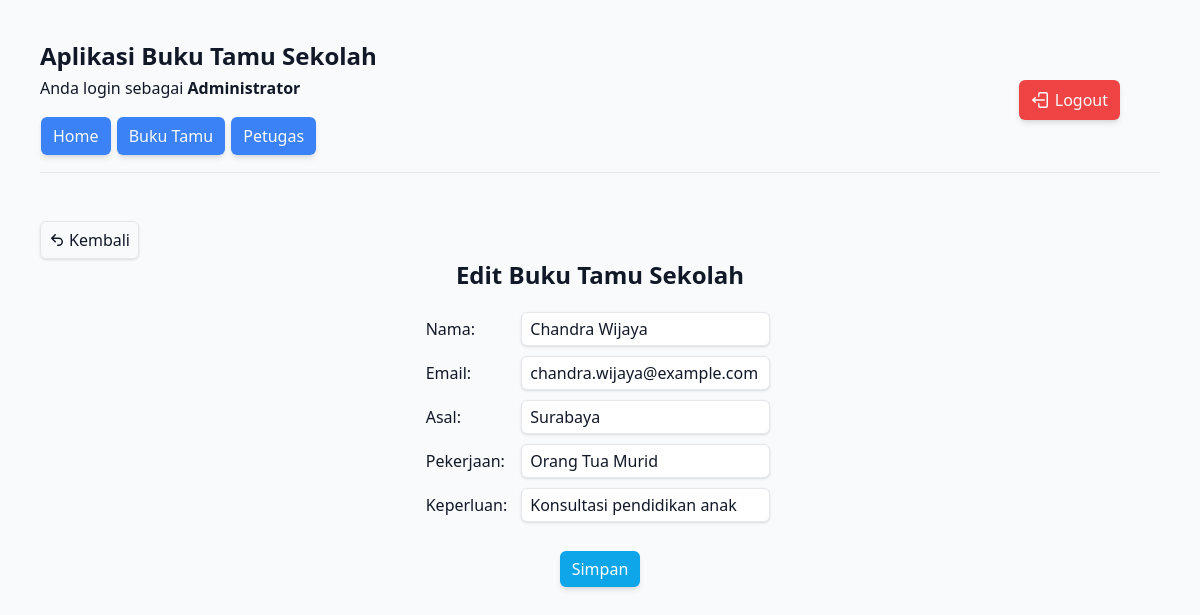
The app's page /src/views/admin.php?url=edit-buku-tamu&id_tamu=64 (signed in) with its own data.
### tables this page shows
CREATE TABLE `tamu` (
  `id_tamu` int(11) NOT NULL,
  `nama` varchar(32) NOT NULL,
  `email` varchar(32) NOT NULL,
  `asal` varchar(32) NOT NULL,
  `pekerjaan` varchar(32) NOT NULL,
  `keperluan` varchar(48) NOT NULL,
  `waktu_buku_tamu` timestamp NOT NULL DEFAULT current_timestamp() ON UPDATE current_timestamp()
);

### src/views/layouts/edit-buku-tamu.php (the view, shortened to what this page needs)
<?php
include '../../inc/conn.php';
$id_tamu = $_GET['id_tamu'];
$query = "SELECT * FROM tamu WHERE id_tamu='$id_tamu'";
$result = mysqli_query($conn, $query);
$data = mysqli_fetch_array($result);
?>
<br />
<br />
<a class="inline-flex items-center gap-1 py-1.5 px-2 rounded-md shadow hover:shadow-md border duration-300" href="?url=buku-tamu">
    Kembali
</a>
<div class="flex items-center flex-col">
    <h3 class="font-bold text-2xl mb-4">Edit Buku Tamu Sekolah</h3>
    <form class="text-center" action="../processes/bukuTamuCrud.php?action=edit&id_tamu=<?= $id_tamu ?>" method="post">
        <table class="flex justify-center text-start">
            <tr>
                <td><label for="nama">Nama:</label></td>
                <td><input value="<?= $data['nama'] ?>" class="m-1 ml-3 p-1 px-2 border rounded-md shadow" type="text" name="nama" id="nama" required></td>
            </tr>
            <tr>
                <td><label for="email">Email:</label></td>
                <td><input value="<?= $data['email'] ?>" class="m-1 ml-3 p-1 px-2 border rounded-md shadow" type="text" name="email" id="email" required></td>
            </tr>
            <tr>
                <td><label for="asal">Asal:</label></td>
                <td><input value="<?= $data['asal'] ?>" class="m-1 ml-3 p-1 px-2 border rounded-md shadow" type="text" name="asal" id="asal" required></td>
            </tr>
            <tr>
                <td><label for="pekerjaan">Pekerjaan:</label></td>
                <td><input value="<?= $data['pekerjaan'] ?>" class="m-1 ml-3 p-1 px-2 border rounded-md shadow" type="text" name="pekerjaan" id="pekerjaan" required></td>
            </tr>
            <tr>
                <td><label for="keperluan">Keperluan:</label></td>
                <td><input value="<?= $data['keperluan'] ?>" class="m-1 ml-3 p-1 px-2 border rounded-md shadow" type="text" name="keperluan" id="keperluan" required></td>
            </tr>
        </table>
        <button type="submit" class="mt-6 py-1.5 px-3 rounded-md shadow-md hover:shadow-lg text-white bg-sky-500 hover:bg-sky-600 duration-300">Simpan</button>
    </form>
</div>

### public/css/style.css (style rules this page uses)
*,:after,:before { box-sizing:border-box;border:0 solid #e5e7eb }
:after,:before { --tw-content:"" }
:host,html { line-height:1.5;-webkit-text-size-adjust:100%;-moz-tab-size:4;-o-tab-size:4;tab-size:4;font-family:ui-sans-serif,system-ui,sans-serif,Apple Color Emoji,Segoe UI Emoji,Segoe UI Symbol,Noto Color Emoji;font-feature-settings:normal;font-variation-settings:normal;-webkit-tap-highlight-color:transparent }
body { margin:0;line-height:inherit }
h1,h2,h3,h4,h5,h6 { font-size:inherit;font-weight:inherit }
a { color:inherit;text-decoration:inherit }
table { text-indent:0;border-color:inherit;border-collapse:collapse }
button,input,optgroup,select,textarea { font-family:inherit;font-feature-settings:inherit;font-variation-settings:inherit;font-size:100%;font-weight:inherit;line-height:inherit;letter-spacing:inherit;color:inherit;margin:0;padding:0 }
button,select { text-transform:none }
button,input:where([type=button]),input:where([type=reset]),input:where([type=submit]) { -webkit-appearance:button;background-color:initial;background-image:none }
blockquote,dd,dl,figure,h1,h2,h3,h4,h5,h6,hr,p,pre { margin:0 }
input::placeholder,textarea::placeholder { opacity:1;color:#9ca3af }
[role=button],button { cursor:pointer }
audio,canvas,embed,iframe,img,object,svg,video { display:block;vertical-align:middle }
*,::backdrop,:after,:before { --tw-border-spacing-x:0;--tw-border-spacing-y:0;--tw-translate-x:0;--tw-translate-y:0;--tw-rotate:0;--tw-skew-x:0;--tw-skew-y:0;--tw-scale-x:1;--tw-scale-y:1;--tw-pan-x: ;--tw-pan-y: ;--tw-pinch-zoom: ;--tw-scroll-snap-strictness:proximity;--tw-gradient-from-position: ;--tw-gradient-via-position: ;--tw-gradient-to-position: ;--tw-ordinal: ;--tw-slashed-zero: ;--tw-numeric-figure: ;--tw-numeric-spacing: ;--tw-numeric-fraction: ;--tw-ring-inset: ;--tw-ring-offset-width:0px;--tw-ring-offset-color:#fff;--tw-ring-color:#3b82f680;--tw-ring-offset-shadow:0 0 #0000;--tw-ring-shadow:0 0 #0000;--tw-shadow:0 0 #0000;--tw-shadow-colored:0 0 #0000;--tw-blur: ;--tw-brightness: ;--tw-contrast: ;--tw-grayscale: ;--tw-hue-rotate: ;--tw-invert: ;--tw-saturate: ;--tw-sepia: ;--tw-drop-shadow: ;--tw-backdrop-blur: ;--tw-backdrop-brightness: ;--tw-backdrop-contrast: ;--tw-backdrop-grayscale: ;--tw-backdrop-hue-rotate: ;--tw-backdrop-invert: ;--tw-backdrop-opacity: ;--tw-backdrop-saturate: ;--tw-backdrop-sepia: ;--tw-contain-size: ;--tw-contain-layout: ;--tw-contain-paint: ;--tw-contain-style: }
.m-1 { margin:.25rem }
.mb-4,.my-4 { margin-bottom:1rem }
.ml-3 { margin-left:.75rem }
.mt-6 { margin-top:1.5rem }
.flex { display:flex }
.inline-flex { display:inline-flex }
.size-4 { width:1rem;height:1rem }
.flex-col { flex-direction:column }
.items-center { align-items:center }
.justify-center { justify-content:center }
.gap-1 { gap:.25rem }
.rounded-md { border-radius:.375rem }
.border { border-width:1px }
.bg-gray-50 { --tw-bg-opacity:1;background-color:rgb(249 250 251/var(--tw-bg-opacity)) }
.bg-sky-500 { --tw-bg-opacity:1;background-color:rgb(14 165 233/var(--tw-bg-opacity)) }
.p-1 { padding:.25rem }
.px-2 { padding-left:.5rem;padding-right:.5rem }
.px-3 { padding-left:.75rem;padding-right:.75rem }
.py-1\.5 { padding-top:.375rem;padding-bottom:.375rem }
.text-center { text-align:center }
.text-start { text-align:start }
.text-2xl { font-size:1.5rem;line-height:2rem }
.font-bold { font-weight:700 }
.text-gray-900 { --tw-text-opacity:1;color:rgb(17 24 39/var(--tw-text-opacity)) }
.text-white { --tw-text-opacity:1;color:rgb(255 255 255/var(--tw-text-opacity)) }
.shadow { --tw-shadow:0 1px 3px 0 #0000001a,0 1px 2px -1px #0000001a;--tw-shadow-colored:0 1px 3px 0 var(--tw-shadow-color),0 1px 2px -1px var(--tw-shadow-color) }
.shadow,.shadow-md { box-shadow:var(--tw-ring-offset-shadow,0 0 #0000),var(--tw-ring-shadow,0 0 #0000),var(--tw-shadow) }
.shadow-md { --tw-shadow:0 4px 6px -1px #0000001a,0 2px 4px -2px #0000001a;--tw-shadow-colored:0 4px 6px -1px var(--tw-shadow-color),0 2px 4px -2px var(--tw-shadow-color) }
.duration-300 { transition-duration:.3s }

### records on screen
tamu: nama "Chandra Wijaya", email "chandra.wijaya@example.com", asal "Surabaya", pekerjaan "Orang Tua Murid", keperluan "Konsultasi pendidikan anak"
